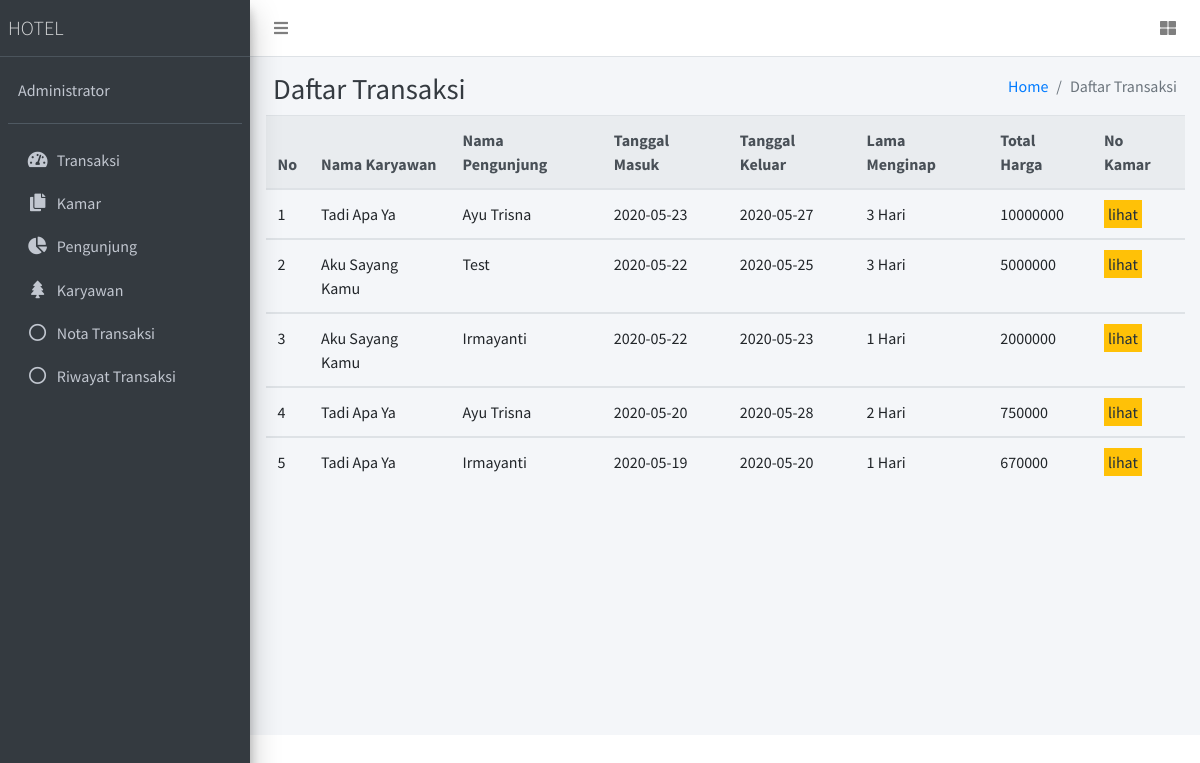
The app's page /transaksi/daftarTransaksi with its own data.
### tables this page shows
CREATE TABLE `transaksi` (
  `no_transaksi` int(11) NOT NULL,
  `id_pengunjung` int(10) NOT NULL,
  `id_karyawan` varchar(10) NOT NULL,
  `tanggal_masuk` date NOT NULL,
  `tanggal_keluar` date NOT NULL,
  `lama_menginap` int(11) NOT NULL,
  `no_kamar` int(11) NOT NULL,
  `total_harga` bigint(20) NOT NULL
);

CREATE TABLE `karyawan` (
  `id_karyawan` varchar(10) NOT NULL,
  `nama` varchar(30) NOT NULL,
  `jk` enum('perempuan','laki-laki') NOT NULL,
  `alamat` varchar(20) NOT NULL,
  `no_hp` varchar(20) NOT NULL
);

CREATE TABLE `pengunjung` (
  `id_pengunjung` int(10) NOT NULL,
  `nama` varchar(30) NOT NULL,
  `alamat` varchar(20) NOT NULL,
  `jk` enum('perempuan','laki-laki') NOT NULL,
  `no_hp` varchar(20) NOT NULL,
  `no_ktp` bigint(16) NOT NULL
);

### app/core/Controller.php (called while the page is built, shortened)
<?php
class Controller
{
    public function view($view, $data = [])
    {
        require_once 'app/views/' . $view . '.php';
    }
    public function model($model)
    {
        return new $model;
    }
}

### app/controllers/Transaksi.php (called while the page is built, shortened)
<?php
class Transaksi extends Controller
{
    public function daftarTransaksi()
    {
        $data['judul'] = "Daftar Transaksi";
        $data['daftar'] = $this->model('Transaksi_model')->selectAll();
        $this->view('transaksi/daftarTransaksi', $data);
    }
}

### app/core/App.php (called while the page is built, shortened)
<?php
class App
{
    protected $controller = 'transaksi',
        $method = 'index',
        $params = [];
    public function __construct()
    {
        $url = $this->parseURL();
        if ($url) {
            if (file_exists('app/controllers/' . $url[0] . '.php')) {
                unset($url[0]);
            }
        }
        $this->controller = new $this->controller;
        if (isset($url[1])) {
            if (method_exists($this->controller, $url[1])) {
                $this->method = $url[1];
            }
        }
        call_user_func_array([$this->controller, $this->method], $this->params);
    }
    public function parseURL()
    {
        if (isset($_SERVER['REQUEST_URI'])) {
            $url = rtrim($_SERVER['REQUEST_URI'], '/');
            $url = substr($url, 1);
            $url = filter_var($url, FILTER_SANITIZE_URL);
            $url = explode('/', $url);
            return $url;
        }
    }
}

### index.php (called while the page is built, shortened)
<?php
$app = new App;

### app/core/Database.php (called while the page is built, shortened)
<?php
class Database
{
    private $host = DB_HOST;
    private $user = DB_USER;
    private $pass = DB_PASS;
    private $db_name = DB_NAME;
    private $dbh;
    private $stmt;
    public function __construct()
    {
        $dsn = 'mysql:host=' . $this->host . ';dbname=' . $this->db_name;
        $option = [
            PDO::ATTR_PERSISTENT => true,
            PDO::ATTR_ERRMODE => PDO::ERRMODE_EXCEPTION
        ];
        try {
            $this->dbh = new PDO($dsn, $this->user, $this->pass, $option);
        } catch (PDOException $e) {
            die($e->getMessage());
        }
    }
    public function query($query)
    {
        $this->stmt = $this->dbh->prepare($query);
    }
    public function execute()
    {
        $this->stmt->execute();
    }
    public function resultSet()
    {
        $this->execute();
        return $this->stmt->fetchAll(PDO::FETCH_ASSOC);
    }
}

### app/models/Transaksi_model.php (called while the page is built, shortened)
<?php
class Transaksi_model
{
    private $db;
    public function __construct()
    {
        $this->db = new Database;
    }
    public function selectAll()
    {
        $this->db->query('SELECT a.no_transaksi, b.nama as namaKaryawan, c.nama as namaPengunjung, a.tanggal_masuk,a.tanggal_keluar,a.lama_menginap,a.total_harga
        FROM transaksi a
        INNER JOIN karyawan b on b.id_karyawan = a.id_karyawan
        INNER JOIN pengunjung c on c.id_pengunjung = a.id_pengunjung
        ORDER BY a.total_harga DESC');
        return $this->db->resultSet();
    }
}

### app/views/transaksi/daftarTransaksi.php (the view, shortened to what this page needs)
<div class="content-header">
    <div class="container" id="flasher">
<div class="container-fluid">
    <div class="row mb-2">
        <div class="col-sm-6">
            <h1 class="m-0 text-dark">Daftar Transaksi</h1>
        </div>
        <div class="col-sm-6">
            <ol class="breadcrumb float-sm-right">
                <li class="breadcrumb-item"><a href="<?= BASEURL ?>">Home</a></li>
                <li class="breadcrumb-item active">Daftar Transaksi</li>
            </ol>
        </div>
    </div>
</div>
</div>
<div class="container">
    <table class="table">
        <thead class="thead-light">
            <tr>
                <th>No</th>
                <th>Nama Karyawan</th>
                <th>Nama Pengunjung</th>
                <th>Tanggal Masuk</th>
                <th>Tanggal Keluar</th>
                <th>Lama Menginap</th>
                <th>Total Harga</th>
                <th>No Kamar</th>
            </tr>
        </thead>
        <?php $no = 1; ?>
        <?php foreach ($data['daftar'] as $daftar) : ?>
            <tbody>
                <tr>
                    <td> <?= $no ?></td>
                    <td><?= $daftar['namaKaryawan'] ?></td>
                    <td><?= $daftar['namaPengunjung'] ?></td>
                    <td><?= $daftar['tanggal_masuk'] ?></td>
                    <td><?= $daftar['tanggal_keluar'] ?></td>
                    <td><?= $daftar['lama_menginap'] ?> Hari</td>
                    <td><?= $daftar['total_harga'] ?></td>
                    <td><span id="lihatKamar" data-id="<?= $daftar['no_transaksi'] ?>" class="badge-warning p-1" data-toggle="modal" data-target="#exampleModal" style="cursor:pointer">lihat</span></td>
                </tr>
                <?php $no += 1; ?>
            </tbody>
        <?php endforeach; ?>
    </table>
</div>

### records on screen
transaksi: id_karyawan.nama "Tadi Apa Ya", id_pengunjung.nama "Ayu Trisna", tanggal_masuk "2020-05-23", tanggal_keluar "2020-05-27", lama_menginap "3", total_harga "10000000"
transaksi: id_karyawan.nama "Aku Sayang Kamu", id_pengunjung.nama "Test", tanggal_masuk "2020-05-22", tanggal_keluar "2020-05-25", lama_menginap "3", total_harga "5000000"
transaksi: id_karyawan.nama "Aku Sayang Kamu", id_pengunjung.nama "Irmayanti", tanggal_masuk "2020-05-22", tanggal_keluar "2020-05-23", lama_menginap "1", total_harga "2000000"
transaksi: id_karyawan.nama "Tadi Apa Ya", id_pengunjung.nama "Ayu Trisna", tanggal_masuk "2020-05-20", tanggal_keluar "2020-05-28", lama_menginap "2", total_harga "750000"
transaksi: id_karyawan.nama "Tadi Apa Ya", id_pengunjung.nama "Irmayanti", tanggal_masuk "2020-05-19", tanggal_keluar "2020-05-20", lama_menginap "1", total_harga "670000"
